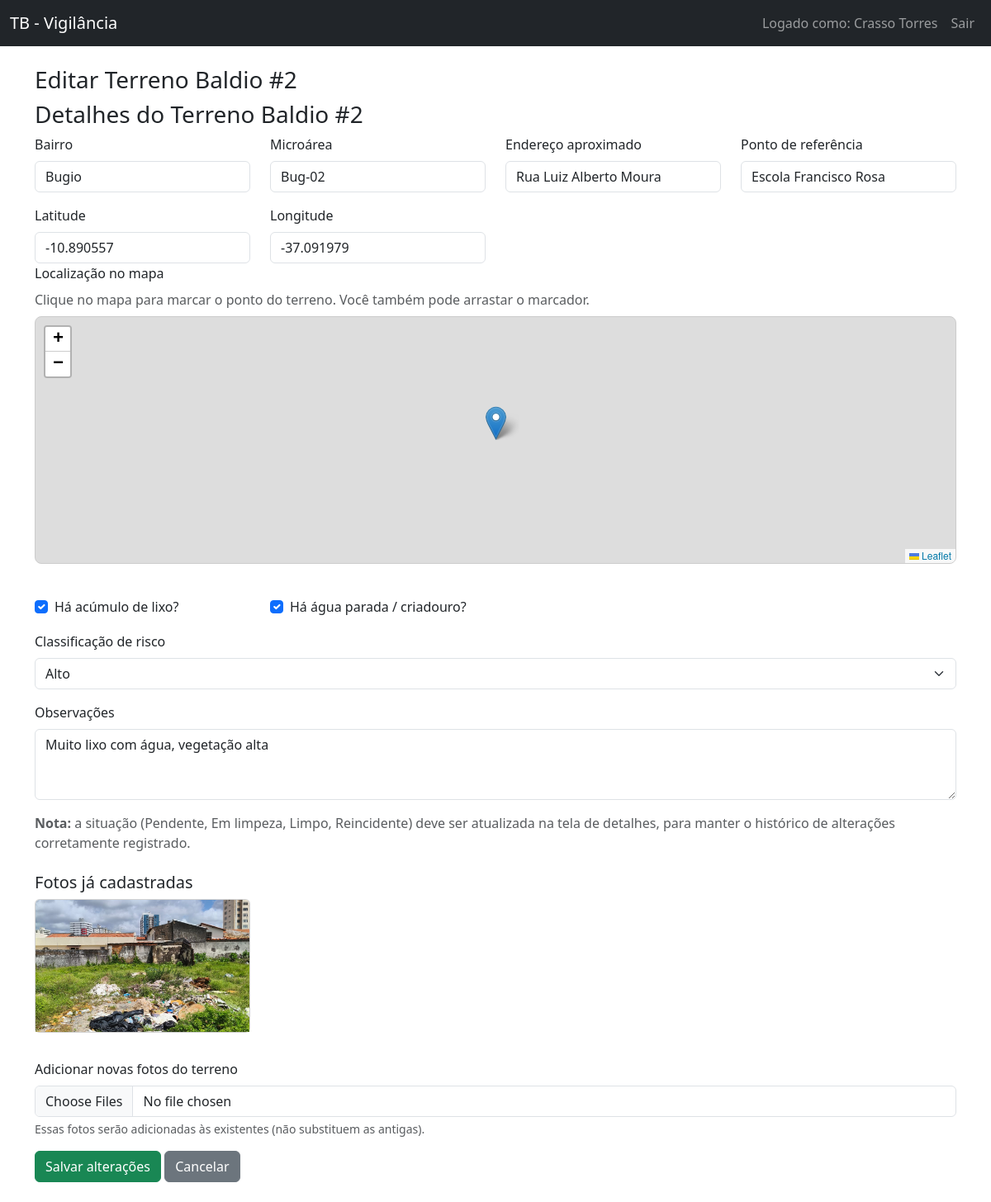
Page /terrenos/2/editar (signed in) on the committed database.
### app.py (models this page shows, shortened)
class User(UserMixin, db.Model):
    __tablename__ = "users"
    id = db.Column(db.Integer, primary_key=True)
    nome = db.Column(db.String(100), nullable=False)
    email = db.Column(db.String(120), unique=True, nullable=False)
    senha_hash = db.Column(db.String(128), nullable=False)
    is_admin = db.Column(db.Boolean, default=False)

class TerrenoBaldio(db.Model):
    __tablename__ = "terrenos_baldios"
    id = db.Column(db.Integer, primary_key=True)
    bairro = db.Column(db.String(100), nullable=False)
    microarea = db.Column(db.String(50))
    endereco = db.Column(db.String(200), nullable=False)
    referencia = db.Column(db.String(200))
    tem_lixo = db.Column(db.Boolean, default=False)
    tem_agua_parada = db.Column(db.Boolean, default=False)
    risco = db.Column(db.String(20), default="Baixo")
    situacao = db.Column(db.String(20), default="Pendente")
    observacoes = db.Column(db.Text)
    latitude = db.Column(db.String(30))   # já deixo aqui pro mapa
    longitude = db.Column(db.String(30))  # strings pra simplificar
    criado_por_id = db.Column(db.Integer, db.ForeignKey("users.id"))
    criado_por = db.relationship("User", backref="terrenos")
    fotos = db.relationship(
        "TerrenoFoto",
        backref="terreno",
        lazy=True,
        cascade="all, delete-orphan",
    )
    historico = db.relationship(
        "TerrenoHistoricoSituacao",
        backref="terreno",
        lazy=True,
        order_by="TerrenoHistoricoSituacao.data_hora.desc()",
        cascade="all, delete-orphan",
    )

class TerrenoFoto(db.Model):
    __tablename__ = "terreno_fotos"
    id = db.Column(db.Integer, primary_key=True)
    arquivo = db.Column(db.String(255), nullable=False)
    terreno_id = db.Column(db.Integer, db.ForeignKey("terrenos_baldios.id"), nullable=False)

### app.py (the view, shortened to what this page needs)
@app.route("/terrenos/<int:terreno_id>/editar", methods=["GET", "POST"])
@login_required
def terreno_editar(terreno_id):
    terreno = TerrenoBaldio.query.get_or_404(terreno_id)
    if not current_user.is_admin and terreno.criado_por_id != current_user.id:
        flash("Você não tem permissão para editar este terreno.", "danger")
        return redirect(url_for("terreno_detalhe", terreno_id=terreno.id))
    riscos_lista = ["Baixo", "Médio", "Alto"]
    return render_template(
        "terreno_editar.html",
        terreno=terreno,
        riscos_lista=riscos_lista,
    )

### app.py (called while the page is built)
@login_manager.user_loader
def load_user(user_id):
    return User.query.get(int(user_id))

### Templates/terreno_editar.html (shortened to what this page needs)
{% extends "base.html" %}
{% block content %}
<h3>Editar Terreno Baldio #{{ terreno.id }}</h3>
<h3>Detalhes do Terreno Baldio #{{ terreno.id }}</h3>
<form method="post" enctype="multipart/form-data">
  <div class="row mb-3">
    <div class="col-md-3">
      <label for="bairro" class="form-label">Bairro</label>
      <input
        type="text"
        class="form-control"
        id="bairro"
        name="bairro"
        value="{{ terreno.bairro }}"
        required
      />
    </div>
    <div class="col-md-3">
      <label for="microarea" class="form-label">Microárea</label>
      <input
        type="text"
        class="form-control"
        id="microarea"
        name="microarea"
        value="{{ terreno.microarea or '' }}"
        placeholder="Ex: MA 01"
      />
    </div>
    <div class="col-md-3">
      <label for="endereco" class="form-label">Endereço aproximado</label>
      <input
        type="text"
        class="form-control"
        id="endereco"
        name="endereco"
        value="{{ terreno.endereco }}"
        required
      />
    </div>
    <div class="col-md-3">
      <label for="referencia" class="form-label">Ponto de referência</label>
      <input
        type="text"
        class="form-control"
        id="referencia"
        name="referencia"
        value="{{ terreno.referencia or '' }}"
      />
    </div>
  </div>
  <div class="row mb-3">
    <div class="col-md-3">
      <label for="latitude" class="form-label">Latitude</label>
      <input
        type="text"
        class="form-control"
        id="latitude"
        name="latitude"
        value="{{ terreno.latitude or '' }}"
        placeholder="-10.9"
      />
    </div>
    <div class="col-md-3">
      <label for="longitude" class="form-label">Longitude</label>
      <input
        type="text"
        class="form-control"
        id="longitude"
        name="longitude"
        value="{{ terreno.longitude or '' }}"
        placeholder="-37.0"
      />
    </div>
    <div class="mb-3">
  <label class="form-label">Localização no mapa</label>
  <p class="text-muted mb-1">
    Clique no mapa para marcar o ponto do terreno. Você também pode arrastar o marcador.
  </p>
  <link
    rel="stylesheet"
    href="https://unpkg.com/leaflet@1.9.4/dist/leaflet.css"
  />
  <div
    id="map-edit"
    style="height: 300px; border-radius: 8px; border: 1px solid #ccc;"
    class="mt-2"
  ></div>
</div>
    <div class="col-md-3 d-flex align-items-center">
      <div class="form-check mt-4">
        <input
          class="form-check-input"
          type="checkbox"
          id="tem_lixo"
          name="tem_lixo"
          {% if terreno.tem_lixo %}checked{% endif %}
        />
        <label class="form-check-label" for="tem_lixo">
          Há acúmulo de lixo?
        </label>
      </div>
    </div>
    <div class="col-md-3 d-flex align-items-center">
      <div class="form-check mt-4">
        <input
          class="form-check-input"
          type="checkbox"
          id="tem_agua_parada"
          name="tem_agua_parada"
          {% if terreno.tem_agua_parada %}checked{% endif %}
        />
        <label class="form-check-label" for="tem_agua_parada">
          Há água parada / criadouro?
        </label>
      </div>
    </div>
  </div>
  <div class="mb-3">
    <label for="risco" class="form-label">Classificação de risco</label>
    <select class="form-select" id="risco" name="risco">
      {% for r in riscos_lista %}
      <option value="{{ r }}" {% if terreno.risco == r %}selected{% endif %}>
        {{ r }}
      </option>
      {% endfor %}
    </select>
  </div>
  <div class="mb-3">
    <label for="observacoes" class="form-label">Observações</label>
    <textarea
      class="form-control"
      id="observacoes"
      name="observacoes"
      rows="3"
    >{{ terreno.observacoes or '' }}</textarea>
  </div>
  <p class="text-muted">
    <strong>Nota:</strong> a situação (Pendente, Em limpeza, Limpo, Reincidente)
    deve ser atualizada na tela de detalhes, para manter o histórico de alterações
    corretamente registrado.
  </p>
{% if terreno.fotos %}
  <h5 class="mt-4">Fotos já cadastradas</h5>
  <div class="row mb-3">
    {% for foto in terreno.fotos %}
    <div class="col-md-3 col-sm-4 col-6 mb-3">
      <div class="card">
        <img
          src="{{ url_for('static', filename='uploads/' ~ foto.arquivo) }}"
          class="card-img-top"
          alt="Foto do terreno"
          style="max-height: 160px; object-fit: cover;"
        />
      </div>
    </div>
    {% endfor %}
  </div>
{% endif %}
<div class="mb-3">
  <label for="novas_fotos" class="form-label">Adicionar novas fotos do terreno</label>
  <input
    class="form-control"
    type="file"
    id="novas_fotos"
    name="novas_fotos"
    multiple
    accept="image/*"
  />
  <div class="form-text">
    Essas fotos serão adicionadas às existentes (não substituem as antigas).
  </div>
</div>
  <button type="submit" class="btn btn-success">Salvar alterações</button>
  <a href="{{ url_for('terreno_detalhe', terreno_id=terreno.id) }}" class="btn btn-secondary">
    Cancelar
  </a>
</form>
{% endblock %}

### Templates/base.html (shortened to what this page needs)
<!doctype html>
<html lang="pt-br">
  <head>
    <link
      href="https://cdn.jsdelivr.net/npm/bootstrap@5.3.3/dist/css/bootstrap.min.css"
      rel="stylesheet"
    />
  </head>
  <body>
    <nav class="navbar navbar-expand-lg navbar-dark bg-dark mb-4">
      <div class="container-fluid">
        <a class="navbar-brand" href="{{ url_for('dashboard') }}">
          TB - Vigilância
        </a>
        <div class="collapse navbar-collapse">
          <ul class="navbar-nav ms-auto">
            {% if current_user.is_authenticated %}
              <li class="nav-item">
                <span class="nav-link">Logado como: {{ current_user.nome }}</span>
              </li>
              <li class="nav-item">
                <a class="nav-link" href="{{ url_for('logout') }}">Sair</a>
              </li>
            {% else %}
              <li class="nav-item">
                <a class="nav-link" href="{{ url_for('login') }}">Login</a>
              </li>
            {% endif %}
          </ul>
        </div>
      </div>
    </nav>
    <div class="container mb-4">
      {% block content %}
      {% endblock %}
    </div>
  </body>
</html>

### rows in the picture
User: nome "Crasso Torres"
TerrenoBaldio: id "2", bairro "Bugio", microarea "Bug-02", endereco "Rua Luiz Alberto Moura", referencia "Escola Francisco Rosa", latitude "-10.890557", longitude "-37.091979", tem_lixo "☑", tem_agua_parada "☑", risco "Alto", observacoes "Muito lixo com água, vegetação alta"
TerrenoFoto: arquivo (picture)
